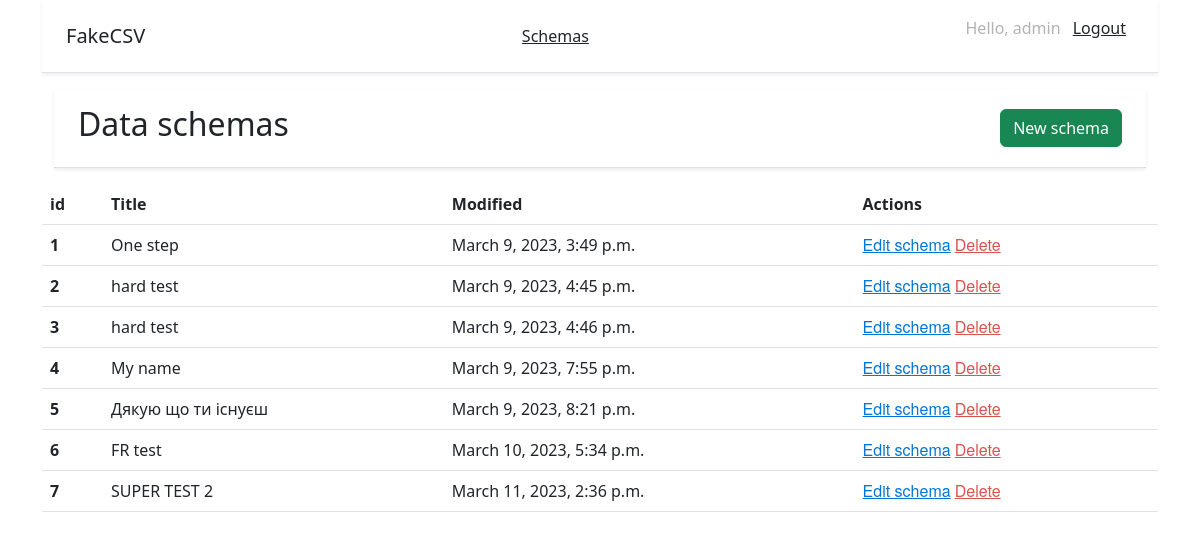
The app's page / (signed in), older data.
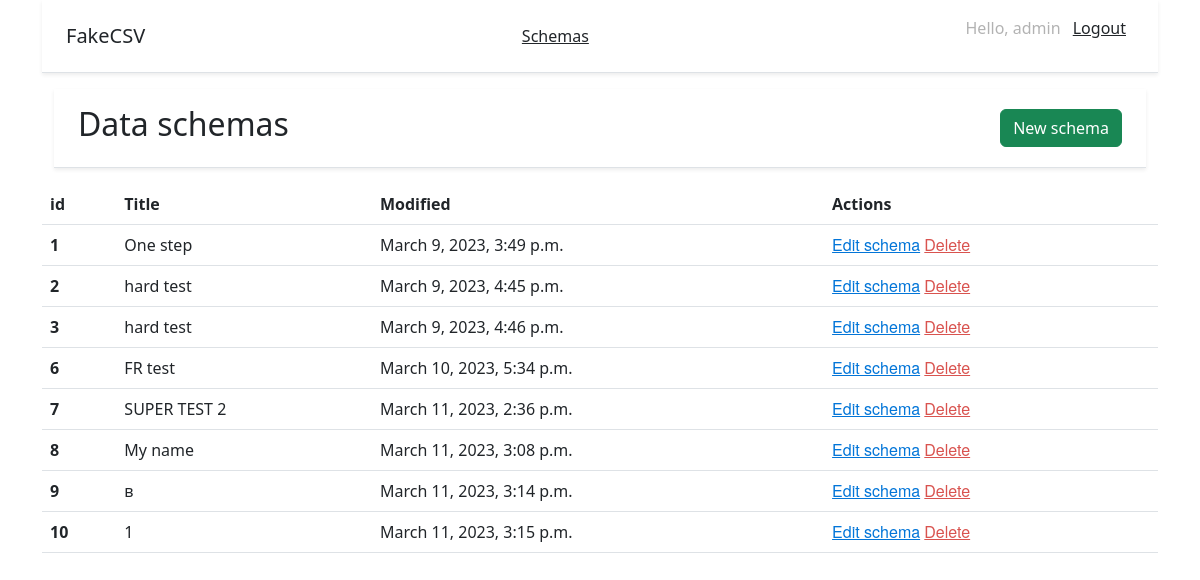
The same page, newer data.
### mystical_users/models.py (models this page shows, shortened)
class Schema(models.Model):
    title = models.CharField(max_length=100, verbose_name='Title', blank=True)
    modified = models.DateTimeField(auto_now_add=True, verbose_name='Modified')

### mystical_users/views.py (the view)
# urls.py: path("", views.schemas, name='schemas'),
@login_required
def schemas(request):
    schemes = Schema.objects.all()
    context = {'schemes': schemes}
    return render(request, 'schemas.html', context)

### mystical_users/templates/schemas.html (shortened to what this page needs)
{% extends 'base.html' %}
{% block content %}
<div class="container">
  <div class="d-flex flex-column flex-md-row align-items-center justify-content-between p-3 px-md-4 mb-3 bg-white border-bottom shadow-sm">
    <h2>Data schemas</h2>
    <nav class="my-2 my-md-0">
      <a class="btn btn-success" type="submit" href="{% url 'new_schema' %}">New schema</a>
    </nav>
  </div>
</div>
<table class="table">
  <thead>
    <tr>
      <th scope="col">id</th>
      <th scope="col">Title</th>
      <th scope="col">Modified</th>
      <th scope="col">Actions</th>
    </tr>
  </thead>
  <tbody>
  {% for item in schemes %}
  <tr>
     <th scope="row">{{ item.id }}</th>
     <td>{{ item.title }}</td>
     <td>{{ item.modified }}</td>
      <td>
      <a href="{% url 'generate_csv' item.id %}" id="Edit">Edit schema</a>
      <a href="{% url 'delete_schema' item.id %}" id="Delete">Delete</a>
      </td>
  </tr>
{% endfor %}
  </tbody>
</table>
{% endblock %}

### mystical_users/templates/base.html (shortened to what this page needs)
<!doctype html>
<html lang="ru">
<head>
    <link href="https://cdn.jsdelivr.net/npm/bootstrap@5.3.0-alpha1/dist/css/bootstrap.min.css" rel="stylesheet">
    {% load static %}
    {% block extrastyle %}
    <link rel="stylesheet" href="{% static 'css/login.css' %}">
    <link rel="stylesheet" href="{% static 'css/schemas.css' %}">
    {% endblock %}
</head>
<body>
<div class="container">
  <div class="d-flex flex-column flex-md-row align-items-center justify-content-between p-3 px-md-4 mb-3 bg-white border-bottom shadow-sm">
      <div>
      <h5 class="my-0 font-weight-normal">FakeCSV</h5>
         </div>
         <div>
      <a class="p-2 text-dark" href="{% url 'schemas' %}">Schemas</a>
        </div>
    {% if request.user.is_authenticated %}
    <nav class="my-2 my-md-0" style="color: rgba(0, 0, 0, 0.3);">
      <p>Hello, {{ request.user.username }} <a class="p-2 text-dark" href="{% url 'logout' %}">Logout</a></p>
    </nav>
    {% endif %}
  </div>
</div>
    <div class="container">
        {% block content %}{% endblock %}
    </div>
</body>
</html>

### static/css/schemas.css (style rules this page uses)
#Edit { font-family: 'Helvetica Neue'; font-style: normal; font-weight: 400; font-size: 16px; line-height: 21px; color: #0275D8; }
#Delete { font-family: 'Helvetica Neue'; font-style: normal; font-weight: 400; font-size: 16px; line-height: 21px; color: #D9534F; }

Row changes from the older to the newer data that the page shows:
removed Schema: id "4", title "My name", modified "March 9, 2023, 7:55 p.m."
removed Schema: id "5", title "Дякую що ти існуєш", modified "March 9, 2023, 8:21 p.m."
added Schema: id "8", title "My name", modified "March 11, 2023, 3:08 p.m."
added Schema: id "9", title "в", modified "March 11, 2023, 3:14 p.m."
added Schema: id "10", title "1", modified "March 11, 2023, 3:15 p.m."
